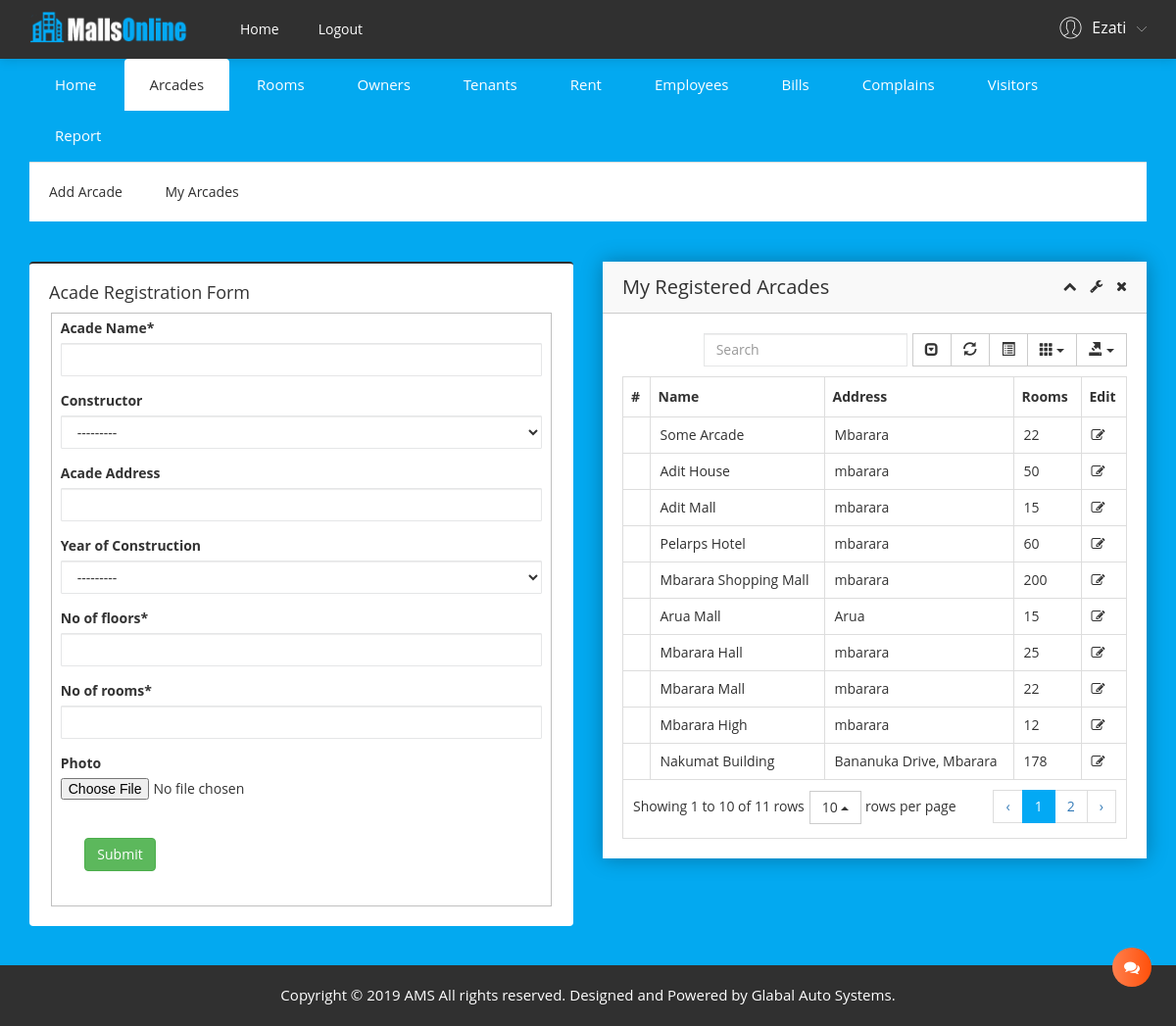
/acade/ (signed in), run on the app's committed database.
### acade_owner/models.py (models this page shows, shortened)
class Builder(models.Model):
	name = models.CharField(max_length=200, verbose_name='Building Constructor')
	photo = models.ImageField(default='constructor_photos/default.png', upload_to='constructor_photos', blank=True, null=True,)
	year = models.ForeignKey(Year, blank=True, null=True, on_delete=models.SET_NULL, verbose_name='Year Established')
	address = models.CharField(max_length=200, blank=True, null=True, verbose_name='Constructor Address')
	date_created = models.DateTimeField(default=timezone.now)
	user = models.ForeignKey(User, blank=True, null=True, on_delete=models.SET_NULL)
	def __str__(self):
		return self.name

class Year(models.Model):
	year = models.IntegerField()
	def __str__(self):
		return f'{self.year}'

class Acade(models.Model):
	name = models.CharField(max_length=200, verbose_name='Acade Name')
	no_of_floors = models.IntegerField(validators=[MinValueValidator(1), MaxValueValidator(8)])
	no_of_rooms = models.IntegerField(validators=[MinValueValidator(1)])
	photo = models.ImageField(default='acade_photos/default.png', upload_to='acade_photos', blank=True, null=True,)
	year = models.ForeignKey(Year, blank=True, null=True, on_delete=models.SET_NULL, verbose_name='Year of Construction')
	address = models.CharField(max_length=200, blank=True, null=True, verbose_name='Acade Address')
	constructor = models.ForeignKey(Builder, blank=True, null=True, on_delete=models.SET_NULL, verbose_name='Constructor')
	date_created = models.DateTimeField(default=timezone.now)
	updated = models.DateTimeField(auto_now=True)
	user = models.ForeignKey(User, blank=True, null=True, on_delete=models.SET_NULL)
	class Meta():
		unique_together=['user','name']

### acade_owner/views.py (the view, shortened to what this page needs)
# urls.py: path('acade/', AcadeCreateView.as_view(), name='acade' ),
class AcadeCreateView(LoginRequiredMixin, CreateView):
	model = Acade
	fields = ['name','constructor','address','year','no_of_floors','no_of_rooms','photo']
	def get_context_data(self, **kwargs):
		context = super(AcadeCreateView, self).get_context_data(**kwargs)
		acades = self.model.objects.filter(user=self.request.user).order_by('-id')
		context["acades"] = acades
		context["title"] = "Acades"
		return context

### acade_owner/templatetags/has_group.py (called while the page is built)
@register.filter(name='has_group')
def has_group(user, group_name):
	return user.groups.filter(name=group_name).exists()

### acade_owner/templates/acade_owner/acade_form.html (shortened to what this page needs)
{% extends 'acade_owner/base.html' %}
{% load static %}
{% load crispy_forms_tags %}
{% block content %}
<div class="button-adminpro-area mg-t-40">
<div class="container">
<div class="row">
<div class="col-lg-6">
<div class="button-ad-wrap mg-b-40">
    <h4>Acade Registration Form</h4>
		<form method="POST" enctype="multipart/form-data">
			<fieldset>
				{{ form|crispy }}
				<button class="btn btn-success mg-b-4 " style="margin-bottom: 5%; margin: 5%;" type="submit">Submit</button>
			</fieldset>
		</form>
	</div>
</div>
<div class="col-lg-6">
    <div class="sparkline13-list shadow-reset">
        <div class="sparkline13-hd">
            <div class="main-sparkline13-hd">
                <h1>{{ head }}<span class="table-project-n"> My Registered Arcades</span></h1>
                <div class="sparkline13-outline-icon">
                    <span class="sparkline13-collapse-link"><i class="fa fa-chevron-up"></i></span>
                    <span><i class="fa fa-wrench"></i></span>
                    <span class="sparkline13-collapse-close"><i class="fa fa-times"></i></span>
                </div>
            </div>
        </div>
        <div class="sparkline13-graph">
            <div class="datatable-dashv1-list custom-datatable-overright">
                <table id="table" data-toggle="table" data-pagination="true" data-search="true" data-show-columns="true" data-show-pagination-switch="true" data-show-refresh="true" data-key-events="true" data-show-toggle="true" data-resizable="true" data-cookie="true" data-cookie-id-table="saveId" data-show-export="true" data-click-to-select="true" data-toolbar="#toolbar">
                    <thead>
                        <tr>
                            <th>#</th>
                            <th>Name</th>
                            <th>Address</th>
                            <th>Rooms</th>
                            <th>Edit</th>
                        </tr>
                    </thead>
                    <tbody>
                        {% for acade in acades %}
                            <tr>
                                <td></td>
                                <td><a href="{% url 'acade-details' acade.id %}">{{ acade.name }}</a></td>
                                <td>{{ acade.address }}</td>
                                <td>{{ acade.no_of_rooms }}</td>
                                <td>
                                <a href="{% url 'update-acade' acade.id %}" class="tooltip-success" data-rel="tooltip" title="Edit">
                                    <span class="green">
                                        <i class="ace-icon fa fa-pencil-square-o bigger-120"></i>
                                    </span>
                                </a>
                                </td>
                            </tr>
                            {% endfor %}
                    </tbody>
                </table>
            </div>
        </div>
    </div>
</div>
</div>
</div>
</div>
{% endblock content %}

### acade_owner/templates/acade_owner/base.html (shortened to what this page needs)
{% load static %}
{% load crispy_forms_tags %}
{% load has_group %}
{% load humanize %}
<!doctype html>
<html class="no-js" lang="en">
<head><meta http-equiv="Content-Type" content="text/html; charset=windows-1252">
    <link rel="stylesheet" href="{% static 'css/bootstrap.min.css' %}">
    <link rel="stylesheet" href="{% static 'css/font-awesome.min.css' %}">
    <link rel="stylesheet" href="{% static 'css/adminpro-custon-icon.css' %}">
    <link rel="stylesheet" href="{% static 'css/meanmenu.min.css' %}">
    <link rel="stylesheet" href="{% static 'css/modals.css' %}">
    <link rel="stylesheet" href="{% static 'css/jquery.mCustomScrollbar.min.css' %}">
    <link rel="stylesheet" href="{% static 'css/animate.css' %}">
    <link rel="stylesheet" href="{% static 'css/data-table/bootstrap-table.css' %}">
    <link rel="stylesheet" href="{% static 'css/data-table/bootstrap-editable.css' %}">
    <link rel="stylesheet" href="{% static 'css/normalize.css' %}">
    <link rel="stylesheet" href="{% static 'css/c3.min.css' %}">
    <link rel="stylesheet" href="{% static 'css/form/all-type-forms.css' %}">
    <link rel="stylesheet" href="{% static 'css/switcher/color-switcher.css' %}">
    <link rel="stylesheet" href="{% static 'css/select2/select2.min.css' %}">
    <link rel="stylesheet" href="{% static 'css/datapicker/datepicker3.css' %}">
    <link rel="stylesheet" href="{% static 'style.css' %}">
    <link rel="stylesheet" href="{% static 'css/responsive.css' %}">
    <link rel="alternate stylesheet" type="text/css" href="{% static 'css/switcher/color-one.css' %}" title="color-one" media="screen" />
    <link rel="alternate stylesheet" type="text/css" href="{% static 'css/switcher/color-two.css' %}" title="color-two" media="screen" />
    <link rel="alternate stylesheet" type="text/css" href="{% static 'css/switcher/color-three.css' %}" title="color-three" media="screen" />
    <link rel="alternate stylesheet" type="text/css" href="{% static 'css/switcher/color-four.css' %}" title="color-four" media="screen" />
    <link rel="alternate stylesheet" type="text/css" href="{% static 'css/switcher/color-five.css' %}" title="color-five" media="screen" />
    <link rel="alternate stylesheet" type="text/css" href="{% static 'css/switcher/color-six.css' %}" title="color-six" media="screen" />
    <link rel="alternate stylesheet" type="text/css" href="{% static 'css/switcher/color-seven.css' %}" title="color-seven" media="screen" />
    <link rel="alternate stylesheet" type="text/css" href="{% static 'css/switcher/color-eight.css' %}" title="color-eight" media="screen" />
    <link rel="alternate stylesheet" type="text/css" href="{% static 'css/switcher/color-nine.css' %}" title="color-nine" media="screen" />
    <link rel="alternate stylesheet" type="text/css" href="{% static 'css/switcher/color-ten.css' %}" title="color-ten" media="screen" />
</head>
<body id="body">
    <div class="header-top-area">
        <div class="container">
            <div class="row">
                <div class="col-lg-2 col-md-2 col-sm-12 col-xs-12">
                    <div class="admin-logo">
                        <a href="{% url 'owner-home'  %}"><img src="{% static 'img/logo/log.png' %}" alt="" />
                        </a>
                    </div>
                </div>
                <div class="col-md-8">
                    <div class="header-top-menu">
                        <ul class="nav navbar-nav mai-top-nav">
                            <li class="nav-item"><a href="{% url 'owner-home'  %}" class="nav-link">Home</a>
                            </li>
                            {% if user.is_authenticated %}
                            <li class="nav-item"><a href="{% url 'logout' %}" class="nav-link">Logout</a></li>
                            {% endif %}
                        </ul>
                    </div>
                </div>
                <div class="col-lg-2 col-md-9 col-sm-6 col-xs-12">
                    <div class="header-right-info">
                        <ul class="nav navbar-nav mai-top-nav header-right-menu">
                            <li class="nav-item">
                                <a href="#" data-toggle="dropdown" role="button" aria-expanded="false" class="nav-link dropdown-toggle">
                                    <span class="adminpro-icon adminpro-user-rounded header-riht-inf"></span>
                                    <span class="admin-name">{% if user.is_authenticated %}{{ user.first_name}}{% else %} Get Started{% endif %}</span>
                                    <span class="author-project-icon adminpro-icon adminpro-down-arrow"></span>
                                </a>
                            </li>
                        </ul>
                    </div>
                </div>
            </div>
        </div>
    </div>
    {% if user.is_authenticated %}
    {% block menu %}
    <div class="main-menu-area">
        <div class="container">
            <div class="row">
                <div class="col-lg-12">
                    <ul class="nav nav-tabs custom-menu-wrap">
                    {% if request.user|has_group:"Owner" %}
                        <li class="{% if title == 'Home'  %} active {% endif %}"><a data-toggle="tab" href="#Home">Home</a>
                        </li>
                        <li class="{% if title == 'Acades'  %} active {% endif %}"><a data-toggle="tab" href="#acades">Arcades</a>
                        </li>
                        <li class="{% if title == 'Rooms'  %} active {% endif %}"><a data-toggle="tab" href="#rooms">Rooms</a>
                        </li>
                        <li class="{% if title == 'Owners'  %} active {% endif %}"><a data-toggle="tab" href="#owners">Owners</a>
                        </li>
                        <li class="{% if title == 'Tenants'  %} active {% endif %}"><a data-toggle="tab" href="#tenants">Tenants</a>
                        </li>
                        <li class="{% if title == 'Rent'  %} active {% endif %}"><a data-toggle="tab" href="#rent">Rent</a>
                        </li>
                        <li class="{% if title == 'Employees'  %} active {% endif %}"><a data-toggle="tab" href="#employees">Employees</a>
                        </li>
                        <li class="{% if title == 'Bills'  %} active {% endif %}"><a data-toggle="tab" href="#bills">Bills</a>
                        </li>
                        <li class="{% if title == 'Complains'  %} active {% endif %}"><a data-toggle="tab" href="#complains">Complains</a>
                        </li>
                        <li class="{% if title == 'Visitors'  %} active {% endif %}"><a data-toggle="tab" href="#visitors">Visitors</a>
                        </li>
                        <li class="{% if title == 'Reports'  %} active {% endif %}"><a data-toggle="tab" href="#reports">Report</a>
                        </li>
                    {% endif %}
                    </ul>
                    <div class="tab-content custom-menu-content">
                        <div id="acades" class="tab-pane {% if title == 'Acades'  %} in active {% endif %} tab-custon-menu-bg animated flipInX">
                            <ul class="main-menu-dropdown">
                                <li><a href="{% url 'acade'  %}">Add Arcade</a></li>
                                <li><a href="{% url 'acades'  %}">My Arcades</a>
                                </li>
                            </ul>
                        </div>
                    </div>
                </div>
            </div>
        </div>
    </div>
    {% endblock menu %}
    <div class="container">
    <div class="row">
    <div class="col-lg-12">
    </div>
    </div>
    </div>
    {% block content %}
    {% endblock content %}
    <div class="chat-list-wrap">
        <div class="chat-list-adminpro">
            <div class="chat-button">
                <span data-toggle="collapse" data-target="#chat" class="chat-icon-link"><i class="fa fa-comments"></i></span>
            </div>
        </div>
    </div>
{% endif %}
    <div class="footer-copyright-area">
        <div class="container">
            <div class="row">
                <div class="col-lg-12">
                    <div class="footer-copy-right">
                        <p>Copyright &#169; 2019 AMS All rights reserved. Designed and Powered by <a href="https://globalautosystems.co.ug">Glabal Auto Systems</a>.</p>
                    </div>
                </div>
            </div>
        </div>
    </div>
</body>
</html>

### acade_owner/static/css/switcher/color-one.css (style rules this page uses)
html, body { font-family: 'Open Sans', sans-serif;font-weight:400;background: #27ae60 }

### acade_owner/static/css/switcher/color-two.css (style rules this page uses)
html, body { font-family: 'Open Sans', sans-serif;font-weight:400;background: #1c84c6 }

### acade_owner/static/css/switcher/color-three.css (style rules this page uses)
html, body { font-family: 'Open Sans', sans-serif;font-weight:400;background: #ed5565 }

### acade_owner/static/css/switcher/color-four.css (style rules this page uses)
html, body { font-family: 'Open Sans', sans-serif;font-weight:400;background: #1ab394 }

### acade_owner/static/css/switcher/color-five.css (style rules this page uses)
html, body { font-family: 'Open Sans', sans-serif;font-weight:400;background: #EE7752 }

### acade_owner/static/css/switcher/color-six.css (style rules this page uses)
html, body { font-family: 'Open Sans', sans-serif;font-weight:400;background: #27ae60 }

### acade_owner/static/css/switcher/color-seven.css (style rules this page uses)
html, body { font-family: 'Open Sans', sans-serif;font-weight:400;background: #7f8c8d }

### acade_owner/static/css/switcher/color-eight.css (style rules this page uses)
html, body { font-family: 'Open Sans', sans-serif;font-weight:400;background: #0000ff }

### acade_owner/static/css/switcher/color-nine.css (style rules this page uses)
html, body { font-family: 'Open Sans', sans-serif;font-weight:400;background: #ff0080 }

### acade_owner/static/css/switcher/color-ten.css (style rules this page uses)
html, body { font-family: 'Open Sans', sans-serif;font-weight:400;background: #1a0000 }

### data on the page
Year: year "---------"
Acade: name "Some Arcade", address "Mbarara", no_of_rooms "22"
Acade: name "Adit House", address "mbarara", no_of_rooms "50"
Acade: name "Adit Mall", address "mbarara", no_of_rooms "15"
Acade: name "Pelarps Hotel", address "mbarara", no_of_rooms "60"
Acade: name "Mbarara Shopping Mall", address "mbarara", no_of_rooms "200"
Acade: name "Arua Mall", address "Arua", no_of_rooms "15"
Acade: name "Mbarara Hall", address "mbarara", no_of_rooms "25"
Acade: name "Mbarara Mall", address "mbarara", no_of_rooms "22"
Acade: name "Mbarara High", address "mbarara", no_of_rooms "12"
Acade: name "Nakumat Building", address "Bananuka Drive, Mbarara", no_of_rooms "178"

### other printed values
{{ user.first_name }} "Ezati"
